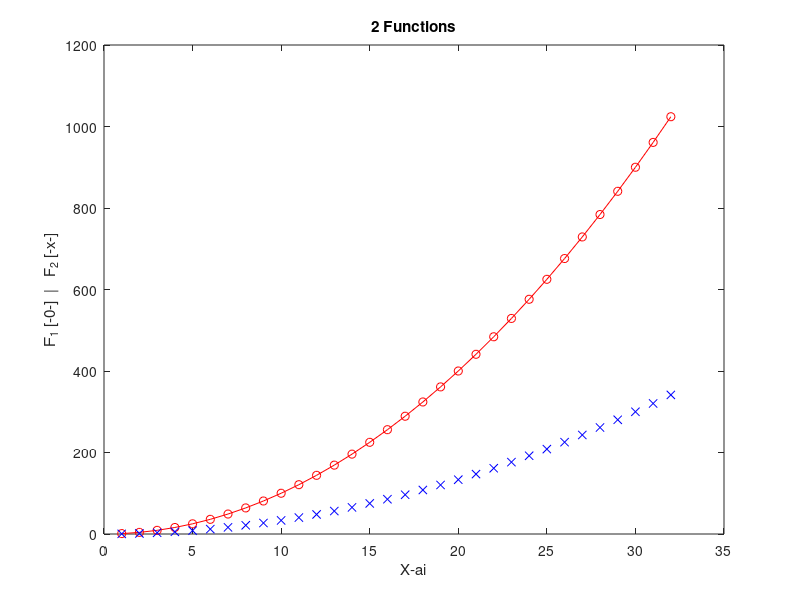

Write the MATLAB code that produced this figure.
%Riya Dakshesh Modi, EDIfu25/1, 11/09/2026

% Preparing the script

x = 1:32;
y = x.^2;

plot(x, y, 'o-r', x, y/3, 'xb')
title('2 Functions')
xlabel('X-ai')
ylabel('F_1 [-0-]  |   F_2 [-x-]')

N = 5;

% Vector
v = N+1:0.5:N+4;

% Matrix A
A = [N   N+1 N+2;
     N+3 N+4 N+5;
     N+6 N+7 N+8];

% Green element a
a = A(3,2);

% Green element b
b = A(2:3,1:2);

% Green element c
c = [A(1,1) A(1,3) A(3,1) A(3,3)];

% Display results
disp('Vector v:')
disp(v)

disp('Matrix A:')
disp(A)

disp('a =')
disp(a)

disp('b =')
disp(b)

disp('c =')
disp(c)
